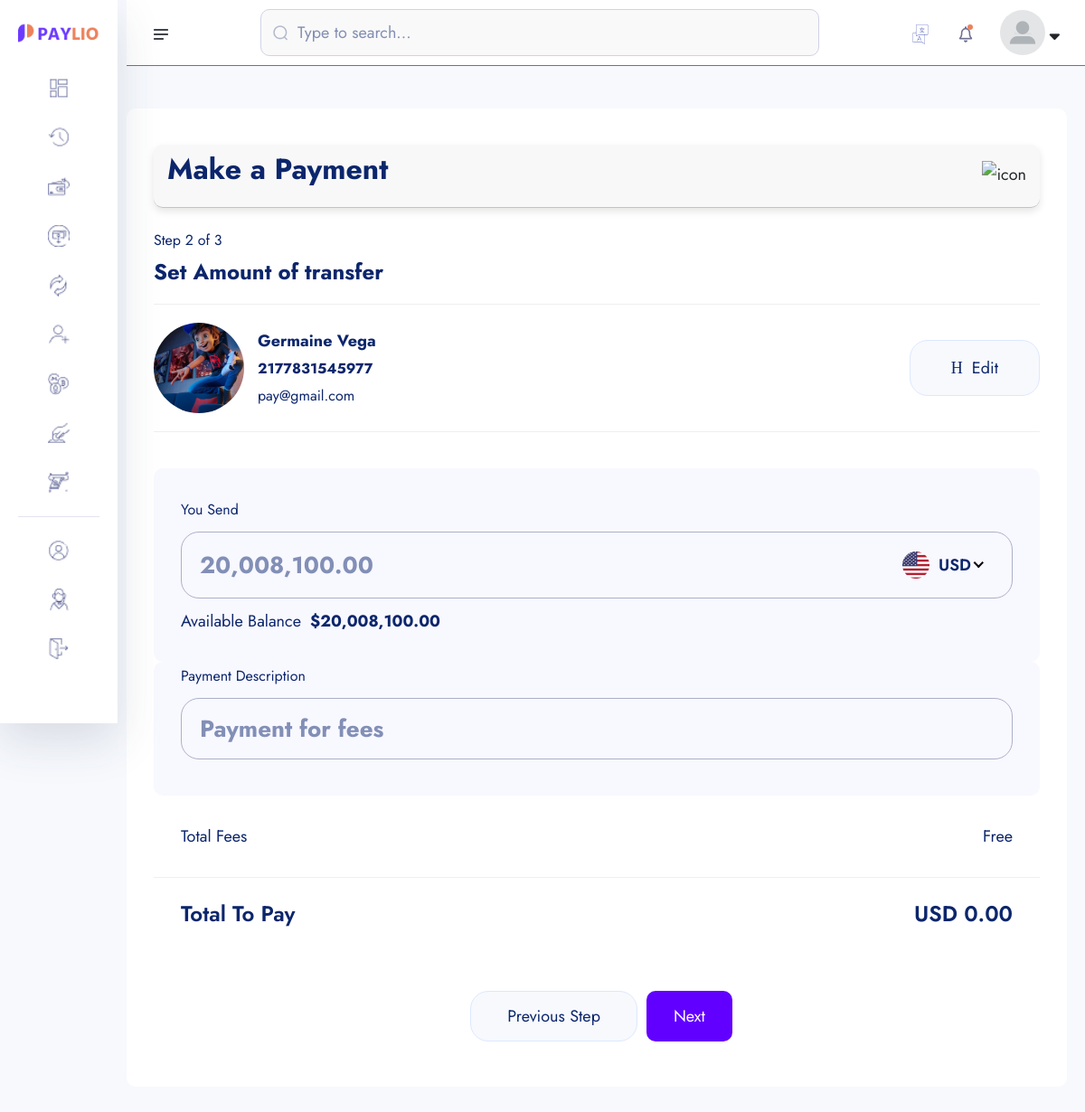
/amount-transfer/2177831545977/ (signed in), run on an earlier commit of the app's database.
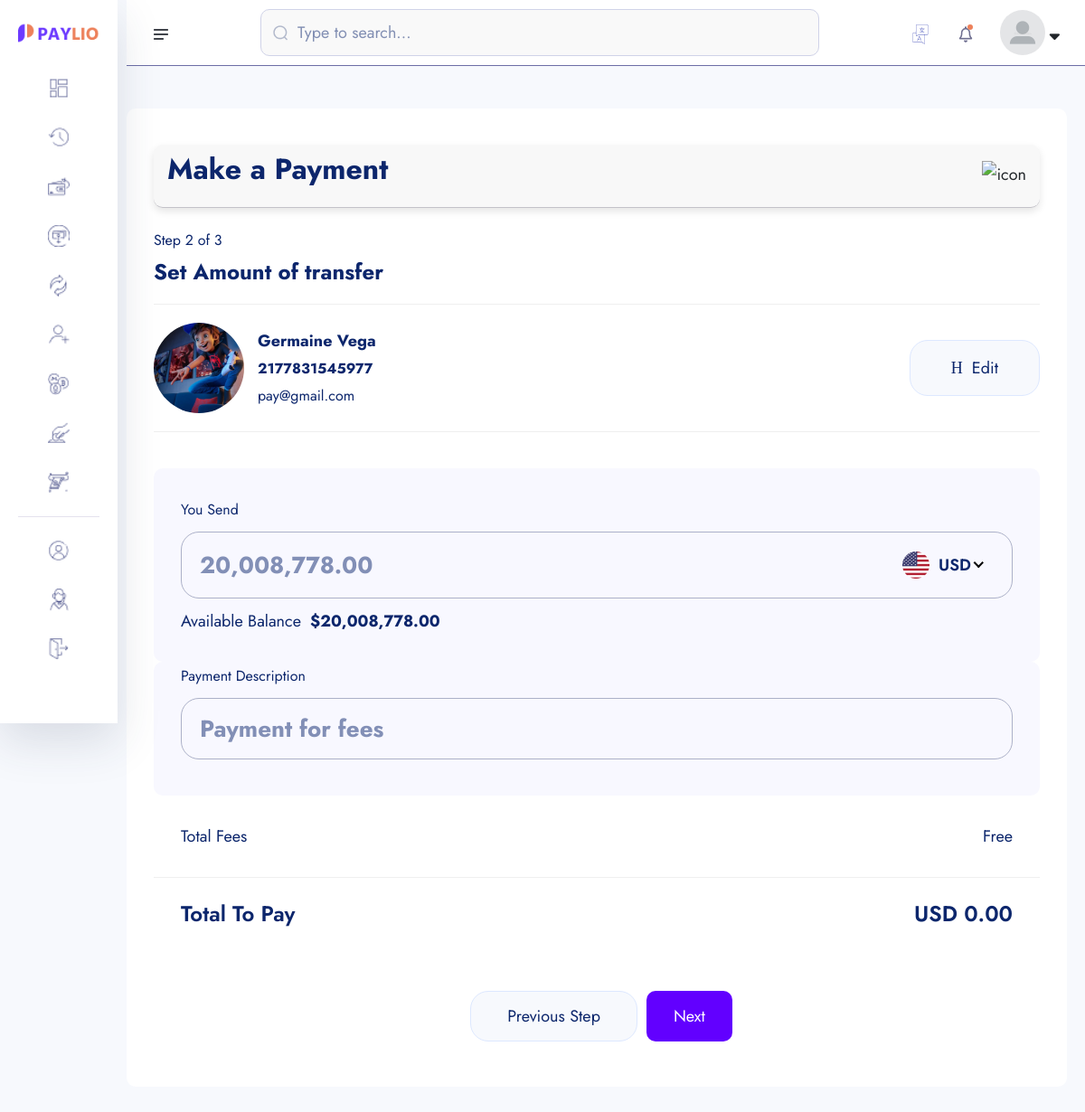
And on a later commit of the database.
### account/models.py (models this page shows, shortened)
class Account(models.Model):
    id = models.UUIDField(primary_key=True, unique=True, default=uuid.uuid4, editable=False)
    user =  models.OneToOneField(User, on_delete=models.CASCADE)
    account_balance = models.DecimalField(max_digits=12, decimal_places=2, default=0.00)
    account_number = ShortUUIDField(unique=True,length=10, max_length=25, prefix="217", alphabet="1234567890")
    account_id = ShortUUIDField(unique=True,length=7, max_length=25, prefix="DEX", alphabet="1234567890")
    pin_number = ShortUUIDField(unique=True,length=4, max_length=7, alphabet="1234567890") #2737
    red_code = ShortUUIDField(unique=True,length=10, max_length=20, alphabet="abcdefgh1234567890")
    account_status = models.CharField(max_length=100, choices=ACCOUNT_STATUS, default="in-active")
    date = models.DateTimeField(auto_now_add=True)
    kyc_submitted = models.BooleanField(default=False)
    kyc_confirmed = models.BooleanField(default=False)
    recommended_by = models.ForeignKey(User, on_delete=models.DO_NOTHING, blank=True, null=True, related_name="recommended_by")
    review = models.CharField(max_length=100, null=True, blank=True, default="Review")
    class Meta:
        ordering = ['-date']

class KYC(models.Model):
    id = models.UUIDField(primary_key=True, unique=True, default=uuid.uuid4, editable=False)
    user =  models.OneToOneField(User, on_delete=models.CASCADE)
    account =  models.OneToOneField(Account, on_delete=models.CASCADE, null=True, blank=True)
    full_name = models.CharField(max_length=1000)
    image = models.ImageField(upload_to="kyc", default="default.jpg")
    marrital_status = models.CharField(choices=MARITAL_STATUS, max_length=40)
    gender = models.CharField(choices=GENDER, max_length=40)
    identity_type = models.CharField(choices=IDENTITY_TYPE, max_length=140)
    identity_image = models.ImageField(upload_to="kyc", null=True, blank=True)
    date_of_birth = models.DateTimeField(auto_now_add=False)
    signature = models.ImageField(upload_to="kyc")
    country = models.CharField(max_length=100)
    state = models.CharField(max_length=100)
    city = models.CharField(max_length=100)
    mobile = models.CharField(max_length=1000)
    fax = models.CharField(max_length=1000)
    date = models.DateTimeField(auto_now_add=True)
    class Meta:
        ordering = ['-date']

### userauths/models.py (models this page shows, shortened)
class User(AbstractUser):
    username = models.CharField(max_length=255)
    email = models.EmailField(unique=True)
    is_staff = models.BooleanField(default=False)
    is_superuser = models.BooleanField(default=False)
    USERNAME_FIELD = "email"
    REQUIRED_FIELDS = ['username']

### core/transfer.py (the view)
# urls.py: path('amount-transfer/<account_number>/', transfer.amount_transfer, name='amount-transfer'),
def amount_transfer(request, account_number):
    try:
        account = Account.objects.get(account_number=account_number)
    except:
        messages.warning(request, "Account dosen't exist")
        return redirect("core:search-account")
    context = {
        "account": account,
    }
    return render(request, "transfer/amount_transfer.html", context)

### core/templates/transfer/amount_transfer.html (shortened to what this page needs)
{% extends "auth_base.html" %}
{% load static %}
{% load humanize %}
{% block content %}
    <section class="dashboard-section body-collapse pay step step-2">
        <div class="overlay pt-120">
            <div class="container-fruid">
                <div class="main-content">
                    <div class="head-area d-flex align-items-center justify-content-between">
                        <h4>Make a Payment</h4>
                        <div class="icon-area">
                            <img src="{% static 'assets1/images/icon/support-icon.png' %}" alt="icon">
                        </div>
                    </div>
                    <div class="choose-recipient">
                        <div class="step-area">
                            <span class="mdr">Step 2 of 3</span>
                            <h5>Set Amount of transfer</h5>
                        </div>
                        <div class="user-select">
                            <div class="single-user">
                                <div class="left d-flex align-items-center">
                                    <div class="img-area">
                                    <img src="{{ account.user.kyc.image.url }}" style="width: 100px; height: 100px; border-radius: 50%; object-fit: cover;"  alt="image">
                                </div>
                                <div class="text-area">
                                    <p>{{ account.user.kyc.full_name|title }}</p>
                                    <span class="mdr"><b>{{ account.account_number }}</b></span> <br>
                                    <span class="mdr">{{ account.user.email }}</span>
                                </div>
                                </div>
                                <div class="right">
                                    <a href="{% url 'core:search-account' %}">
                                        <i class="icon-h-edit"></i>
                                        Edit
                                    </a>
                                </div>
                            </div>
                        </div>
                    </div>
                    <form action="{% url 'core:amount-transfer-process' account.account_number %}" method="POST">
                        <div class="send-banance">
                            <span class="mdr">You Send</span>
                            <div class="input-area">
                                <input class="xxlr" onkeyup="CalculateBalance()" placeholder="{{ request.user.account.account_balance|intcomma }}" type="number" name='amount_send' id="amount_send">
                            </div>
                            <p>Available Balance<b>${{ request.user.account.account_balance|intcomma }}</b></p>
                        </div>
                        <div class="send-banance pt-0 mt-0">
                            <span class="mdr">Payment Description</span>
                            <div class="input-area">
                                <input class="xxlr" onkeyup="CalculateBalance()" placeholder="Payment for fees" type="text" name="description">
                            </div>
                        </div>
                        <ul class="total-fees">
                            <li>Total Fees</li>
                            <li>Free</li>
                        </ul>
                        <ul class="total-fees pay">
                            <li>
                                <h5>Total To Pay</h5>
                            </li>
                            <li>
                                <h5 id="total-to-pay">USD 0.00</h5>
                            </li>
                        </ul>
                        <div class="footer-area mt-40">
                            <a href="pay-step-1.html">Previous Step</a>
                            <button type="submit" style="padding: 10px 30px; border-radius: 10px; background: rgb(98, 0, 255); color: #fff;" class="active">Next</button>
                        </div>
                    </form>
                </div>
            </div>
        </div>
    </section>
{% endblock content %}

### templates/auth_base.html (shortened to what this page needs)
{% load static %}
<!doctype html>
<html lang="en">
<head>
    <link rel="stylesheet" href="{% static 'assets1/css/bootstrap.min.css' %}">
    <link rel="stylesheet" href="{% static 'assets1/css/fontawesome.min.css' %}">
    <link rel="stylesheet" href="{% static 'assets1/css/jquery-ui.css' %}">
    <link rel="stylesheet" href="{% static 'assets1/css/plugin/apexcharts.css' %}">
    <link rel="stylesheet" href="{% static 'assets1/css/plugin/nice-select.css' %}">
    <link rel="stylesheet" href="{% static 'assets1/css/arafat-font.css' %}">
    <link rel="stylesheet" href="{% static 'assets1/css/plugin/animate.css' %}">
    <link rel="stylesheet" href="{% static 'assets1/css/style.css' %}">
</head>
<body>
    <header class="header-section body-collapse">
        <div class="overlay">
            <div class="container-fruid">
                <div class="row d-flex header-area">
                    <div class="navbar-area d-flex align-items-center justify-content-between">
                        <div class="sidebar-icon">
                            <img src="{% static 'assets1/images/icon/menu.png' %}" alt="icon">
                        </div>
                        <form action="#" class="flex-fill">
                            <div class="form-group d-flex align-items-center">
                                <img src="{% static 'assets1/images/icon/search.png' %}" alt="icon">
                                <input type="text" placeholder="Type to search...">
                            </div>
                        </form>
                        <div class="dashboard-nav">
                            <div class="single-item language-area">
                                <div class="language-btn">
                                    <img src="{% static 'assets1/images/icon/lang.png' %}" alt="icon">
                                </div>
                            </div>
                            <div class="single-item notifications-area">
                                <div class="notifications-btn">
                                    <img src="{% static 'assets1/images/icon/bell.png' %}" class="bell-icon" alt="icon">
                                </div>
                            </div>
                            <div class="single-item user-area">
                                <div class="profile-area d-flex align-items-center">
                                    <span class="user-profile">
                                        {% if kyc.image %}
                                            <img src="{{user.kyc.image.url}}" style="width: 60px; height: 60px; border-radius: 50%; object-fit: cover;" alt="image">
                                        {% else %}
                                            <img src="{% static 'assets1/images/default.jpg' %}" style="width: 50px; height: 50px; border-radius: 50%; object-fit: cover;" alt="image">
                                        {% endif %}
                                    </span>
                                    <i class="fa-solid fa-sort-down"></i>
                                </div>
                            </div>
                        </div>
                    </div>
                    <div class="sidebar-wrapper">
                        <div class="sidebar-logo">
                            <a href="/"><img src="{% static 'assets1/images/logo.png' %}" alt="logo"></a>
                        </div>
                        <ul>
                            <li>
                                <a href="dashboard.html">
                                    <img src="{% static 'assets1/images/icon/dashboard.png' %}" alt="Dashboard"> <span>Dashboard</span>
                                </a>
                            </li>
                            <li>
                                <a href="transactions.html">
                                    <img src="{% static 'assets1/images/icon/transactions.png' %}" alt="Transactions"> <span>Transactions</span>
                                </a>
                            </li>
                            <li>
                                <a href="{% url 'core:search-account' %}">
                                    <img src="{% static 'assets1/images/icon/pay.png' %}" alt="Pay"> <span>Pay</span>
                                </a>
                            </li>
                            <li>
                                <a href="receive-step-1.html">
                                    <img src="{% static 'assets1/images/icon/receive.png' %}" alt="Receive"> <span>Receive</span>
                                </a>
                            </li>
                            <li>
                                <a href="money-exchange.html">
                                    <img src="{% static 'assets1/images/icon/exchange.png' %}" alt="Exchange"> <span>Exchange</span>
                                </a>
                            </li>
                            <li>
                                <a href="recipients.html">
                                    <img src="{% static 'assets1/images/icon/recipients.png' %}" alt="Recipients"> <span>Recipients</span>
                                </a>
                            </li>
                            <li>
                                <a href="crypto.html">
                                    <img src="{% static 'assets1/images/icon/crypto.png' %}" alt="Crypto"> <span>Crypto</span>
                                </a>
                            </li>
                            <li>
                                <a href="deposit-money.html">
                                    <img src="{% static 'assets1/images/icon/deposit.png' %}" alt="Deposit"> <span>Deposit Money</span>
                                </a>
                            </li>
                            <li>
                                <a href="withdraw-money-step-1.html">
                                    <img src="{% static 'assets1/images/icon/withdraw.png' %}" alt="Withdraw"> <span>Withdraw Money</span>
                                </a>
                            </li>
                        </ul>
                        <ul class="bottom-item">
                            <li class="">
                                <a href="{% url 'account:account' %}">
                                    <img src="{% static 'assets1/images/icon/account.png' %}" alt="Account"> <span>Account</span>
                                </a>
                            </li>
                            <li>
                                <a href="javascript:void(0)">
                                    <img src="{% static 'assets1/images/icon/support.png' %}" alt="Support"> <span>Support</span>
                                </a>
                            </li>
                            <li>
                                <a href="{% url 'userauths:sign-out' %}">
                                    <img src="{% static 'assets1/images/icon/quit.png' %}" alt="Quit"> <span>Quit</span>
                                </a>
                            </li>
                        </ul>
                        <div class="pt-120">
                        </div>
                    </div>
                </div>
            </div>
        </div>
    </header>
    {% block content %}
    {% endblock content %}
</body>
</html>

### templates/auth_base.html (style rules this page uses)
.head-area { display: flex; align-items: center; padding: 15px; background-color: #f8f8f8; border-radius: 10px; box-shadow: 0 4px 8px rgba(0, 0, 0, 0.1); margin: 10px 0; }

What changed in the data, as far as the page shows it:
changed User: amount_send "20,008,100.00" → "20,008,778.00"; user.account.account_balance "20,008,100.00" → "20,008,778.00"
